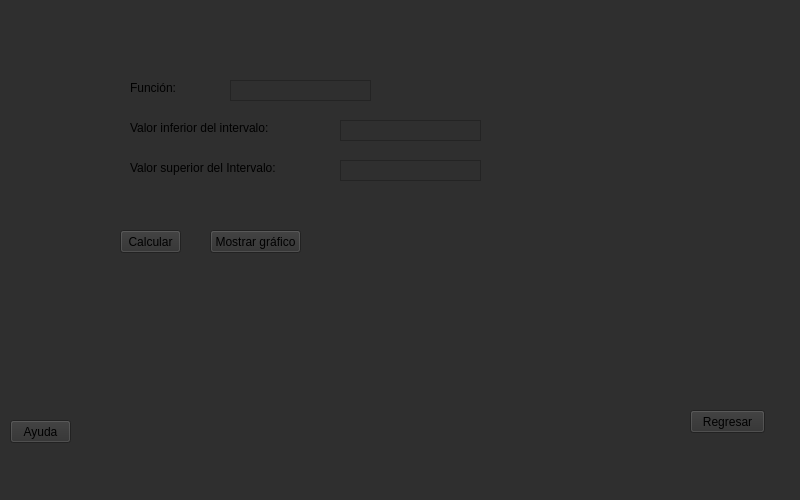
<?xml version="1.0" encoding="UTF-8"?>
<ui version="4.0">
 <class>MainWindow</class>
 <widget class="QMainWindow" name="MainWindow">
  <property name="geometry">
   <rect>
    <x>0</x>
    <y>0</y>
    <width>800</width>
    <height>500</height>
   </rect>
  </property>
  <property name="windowTitle">
   <string>MainWindow</string>
  </property>
  <property name="styleSheet">
   <string notr="true">background-color: rgb(47, 47, 47);</string>
  </property>
  <widget class="QWidget" name="centralwidget">
   <widget class="QPushButton" name="botonRegresar">
    <property name="geometry">
     <rect>
      <x>690</x>
      <y>410</y>
      <width>75</width>
      <height>23</height>
     </rect>
    </property>
    <property name="text">
     <string>Regresar</string>
    </property>
   </widget>
   <widget class="QLabel" name="labelValorInf">
    <property name="geometry">
     <rect>
      <x>130</x>
      <y>120</y>
      <width>161</width>
      <height>16</height>
     </rect>
    </property>
    <property name="text">
     <string>Valor inferior del intervalo:</string>
    </property>
   </widget>
   <widget class="QTextEdit" name="textValorInf">
    <property name="geometry">
     <rect>
      <x>340</x>
      <y>120</y>
      <width>141</width>
      <height>21</height>
     </rect>
    </property>
    <property name="verticalScrollBarPolicy">
     <enum>Qt::ScrollBarAlwaysOff</enum>
    </property>
   </widget>
   <widget class="QPushButton" name="botonCalcular">
    <property name="geometry">
     <rect>
      <x>120</x>
      <y>230</y>
      <width>61</width>
      <height>23</height>
     </rect>
    </property>
    <property name="text">
     <string>Calcular</string>
    </property>
   </widget>
   <widget class="QPushButton" name="botonGrafico">
    <property name="geometry">
     <rect>
      <x>210</x>
      <y>230</y>
      <width>91</width>
      <height>23</height>
     </rect>
    </property>
    <property name="text">
     <string>Mostrar gráfico</string>
    </property>
   </widget>
   <widget class="QLabel" name="labelFuncion">
    <property name="geometry">
     <rect>
      <x>130</x>
      <y>80</y>
      <width>61</width>
      <height>16</height>
     </rect>
    </property>
    <property name="text">
     <string>Función:</string>
    </property>
   </widget>
   <widget class="QTextEdit" name="textFuncion">
    <property name="geometry">
     <rect>
      <x>230</x>
      <y>80</y>
      <width>141</width>
      <height>21</height>
     </rect>
    </property>
    <property name="verticalScrollBarPolicy">
     <enum>Qt::ScrollBarAlwaysOff</enum>
    </property>
   </widget>
   <widget class="QPushButton" name="botonAyuda">
    <property name="geometry">
     <rect>
      <x>10</x>
      <y>420</y>
      <width>61</width>
      <height>23</height>
     </rect>
    </property>
    <property name="text">
     <string>Ayuda</string>
    </property>
   </widget>
   <widget class="QLabel" name="labelValorSup">
    <property name="geometry">
     <rect>
      <x>130</x>
      <y>160</y>
      <width>171</width>
      <height>16</height>
     </rect>
    </property>
    <property name="text">
     <string>Valor superior del Intervalo:</string>
    </property>
   </widget>
   <widget class="QTextEdit" name="textValorSup">
    <property name="geometry">
     <rect>
      <x>340</x>
      <y>160</y>
      <width>141</width>
      <height>21</height>
     </rect>
    </property>
    <property name="verticalScrollBarPolicy">
     <enum>Qt::ScrollBarAlwaysOff</enum>
    </property>
   </widget>
   <widget class="QLabel" name="labelResultado">
    <property name="geometry">
     <rect>
      <x>550</x>
      <y>130</y>
      <width>181</width>
      <height>31</height>
     </rect>
    </property>
    <property name="text">
     <string/>
    </property>
   </widget>
  </widget>
  <widget class="QMenuBar" name="menubar">
   <property name="geometry">
    <rect>
     <x>0</x>
     <y>0</y>
     <width>800</width>
     <height>21</height>
    </rect>
   </property>
  </widget>
  <widget class="QStatusBar" name="statusbar"/>
 </widget>
 <resources/>
 <connections/>
</ui>
